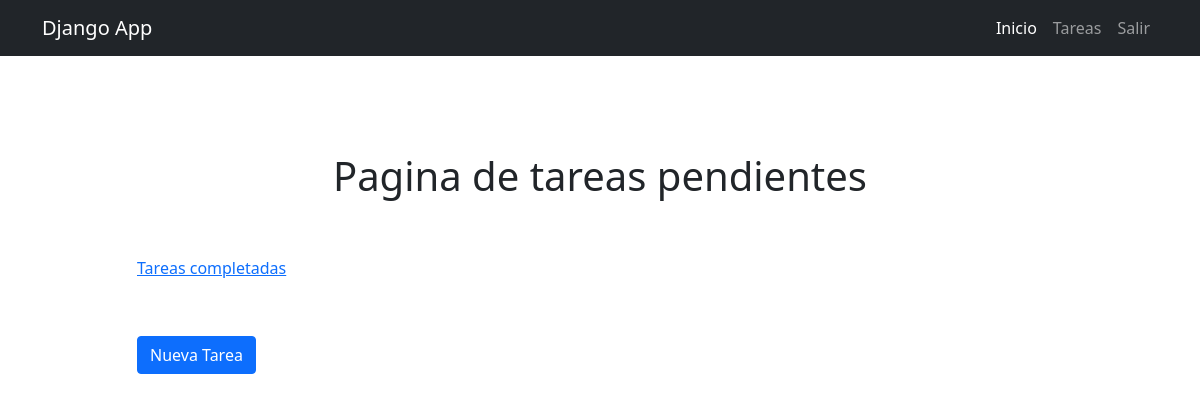
Before: /tasks/ (signed in) with the older database file.
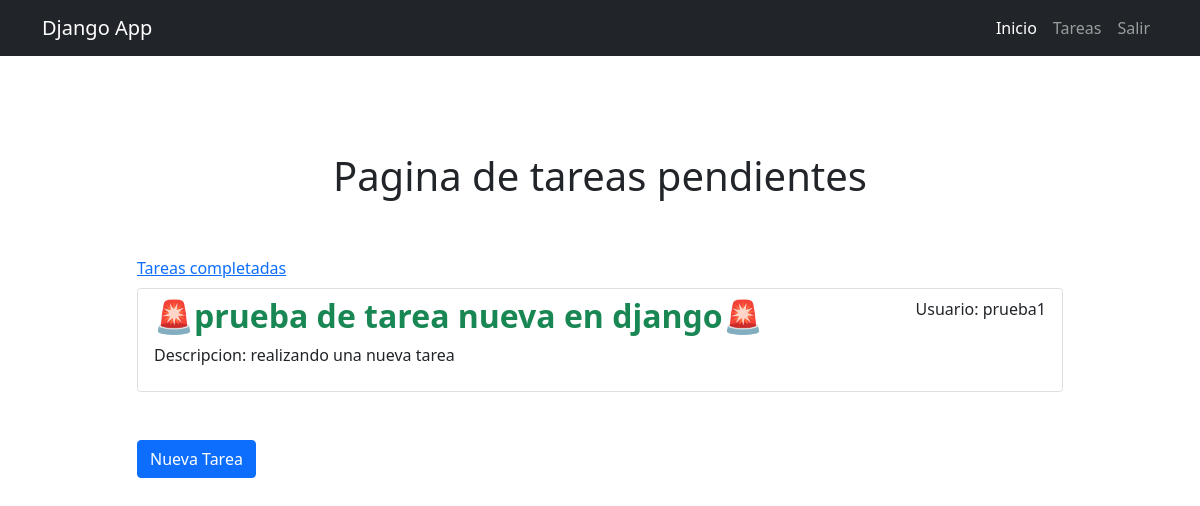
After: the same page with the newer database file.
### tasks/models.py (models this page shows, shortened)
class Task(models.Model):
    titulo = models.CharField(max_length=100)
    descripcion = models.TextField(blank=True)
    creacion =  models.DateTimeField(auto_now_add=True)
    fecha_completada = models.DateTimeField(null=True, blank=True)
    importante = models.BooleanField(default=False)
    user = models.ForeignKey(User, on_delete=models.CASCADE)

### tasks/views.py (the view)
# urls.py: path('tasks/', views.tasks, name='tasks'),
@login_required
def tasks(request):
    tareas = Task.objects.filter(user=request.user, fecha_completada=None) # Devuelve las tareas de la BD del usuario logeado, se pueden agregar mas criterios de busqueda
    return render(request, 'tasks.html', {
        'tasks': tareas
    })

### tasks/templates/tasks.html (shortened to what this page needs)
{% extends 'base.html' %}
{% block content %}
<main class="container">
    <div class="row">
        <div class="col-md-10 offset-md-1 mt-5">
            {% if completadas %}
                <h1 class="text-center py-5">Pagina de tareas completadas</h1>
            {% else %}
                <h1 class="text-center py-5">Pagina de tareas pendientes</h1>
                <a class="mb-2 d-block" href="/tasks_completed/">Tareas completadas</a>
            {% endif %}
            <ul class="list-group">
                {% for task in tasks %}
                    <a href="{% url 'task_detail' task.id %}" class="list-group-item">
                        <header class="d-flex justify-content-between">
                            {% if task.importante %}
                                <h2 class="fw-bold text-success">🚨{{ task.titulo }}🚨</h2>
                            {% else %}
                                <h2 class="fw-bold">{{ task.titulo }}</h2>
                            {% endif %}
                            <p>Usuario: {{ task.user.username }}</p>
                        </header>
                        <p>Descripcion: {{ task.descripcion }}</p>
                    </a>
                {% endfor %}
            </ul>
            <a href="/tasks/create/">
                <button class="btn btn-primary mt-5">
                    Nueva Tarea
                </button>
            </a>
        </div>
    </div>
</main>
{% endblock %}

Changed rows visible on the page:
added Task: titulo "prueba de tarea nueva en django", user.username "prueba1", descripcion "realizando una nueva tarea"
